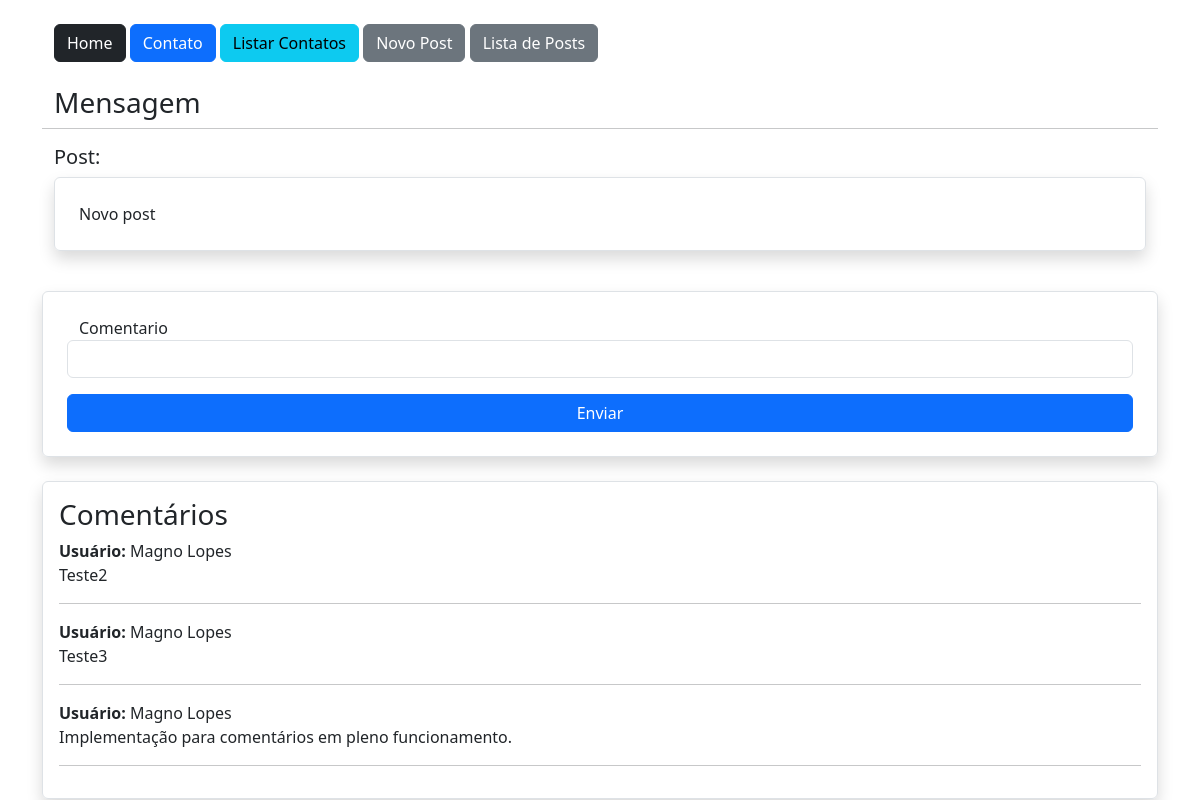
/post/1, run on the app's committed database.
### app/models.py (models this page shows, shortened)
class Post(db.Model):
    id = db.Column(db.Integer, primary_key=True)
    data_criação = db.Column(db.DateTime, default=datetime.utcnow())
    mensagem = db.Column(db.String, nullable=True)
    user_id = db.Column(db.Integer, db.ForeignKey('user.id'), nullable=True)
    comentarios = db.relationship('PostComentarios', backref='post', lazy=True)

class PostComentarios(db.Model):
    id = db.Column(db.Integer, primary_key=True)
    data_criação = db.Column(db.DateTime, default=datetime.utcnow())
    comentario = db.Column(db.String(500), nullable=True)
    user_id = db.Column(db.Integer, db.ForeignKey('user.id'), nullable=True)
    post_id = db.Column(db.Integer, db.ForeignKey('post.id'), nullable=True)

class User(db.Model, UserMixin):
    id = db.Column(db.Integer, primary_key=True)
    nome = db.Column(db.String, nullable=True)
    sobrenome = db.Column(db.String, nullable=True)
    email = db.Column(db.String, nullable=True)
    senha = db.Column(db.String, nullable=True)
    posts = db.relationship('Post', backref='user', lazy=True)
    post_comentarios = db.relationship('PostComentarios', backref='user', lazy=True)

### app/views.py (the view)
@app.route('/post/<int:id>', methods=['GET', 'POST'])
def PostDetail(id):
    post = Post.query.get(id)
    form = PostComentariosForm()
    if form.validate_on_submit():
        form.save(current_user.id, post.id)
        return redirect(url_for('PostDetail', id=id))
    return render_template('post.html', post=post, form=form)

### app/forms.py (shortened to what this page needs)
class PostComentariosForm(FlaskForm):
    comentario = StringField('Comentario', validators=[DataRequired()])
    btnsubmit = SubmitField('Enviar')

### app/templates/post.html (shortened to what this page needs)
{% extends 'base.html' %}
{% block content %}
    <div class="container mt-4">
        {% include 'nav.html' %}
        <div class="row mt-4">
            <h3>Mensagem</h3>
            <hr>
        </div>
        <div class="row">
            <div class="col-12">
                <h5>Post:</h5>
                <div class="col-12 border rounded p-4 shadow">
                    {{post.mensagem}}
                </div>
            </div>
            <div class="col-12 mt-3">
                <form action="" method="post" class="row mt-4 p-4 rounded border shadow">
                    {{ form.comentario.label() }}
                    {{ form.comentario(class="form-control") }}
                    {{ form.btnsubmit(class="btn btn-primary col-12 mt-3") }}
                </form>
            </div>
            <div class="col-12 mt-4 p-3 border rounded shadow">
                <h3>Comentários</h3>
                {% for c in post.comentarios %}
                <p>
                    <b>Usuário:</b> {{c.user.nome}} {{c.user.sobrenome}} <br>
                    {{c.comentario}}
                </p>
                <hr>
                {% endfor %}
            </div>
        </div>
    </div>
{% endblock %}

### app/templates/base.html (shortened to what this page needs)
<!DOCTYPE html>
<html lang="pt-BR">
<head>
    <link href="https://cdn.jsdelivr.net/npm/bootstrap@5.3.3/dist/css/bootstrap.min.css" rel="stylesheet">
</head>
<body>
    <section class="container">
        {% block content %} {% endblock %}
    </section>
</body>
</html>

### app/templates/nav.html
<a href="/" class="btn btn-dark">Home</a>
<a href="{{url_for('contato')}}" class="btn btn-primary">Contato</a>
<a href="{{url_for('contatoLista')}}" class="btn btn-info">Listar Contatos</a>
<a href="{{url_for('PostNovo')}}" class="btn btn-secondary">Novo Post</a>
<a href="{{url_for('PostLista')}}" class="btn btn-secondary">Lista de Posts</a>

### data on the page
Post: mensagem "Novo post"
PostComentarios: user.nome "Magno", user.sobrenome "Lopes", comentario "Teste2"
PostComentarios: user.nome "Magno", user.sobrenome "Lopes", comentario "Teste3"
PostComentarios: user.nome "Magno", user.sobrenome "Lopes", comentario "Implementação para comentários em pleno funcionamento."
